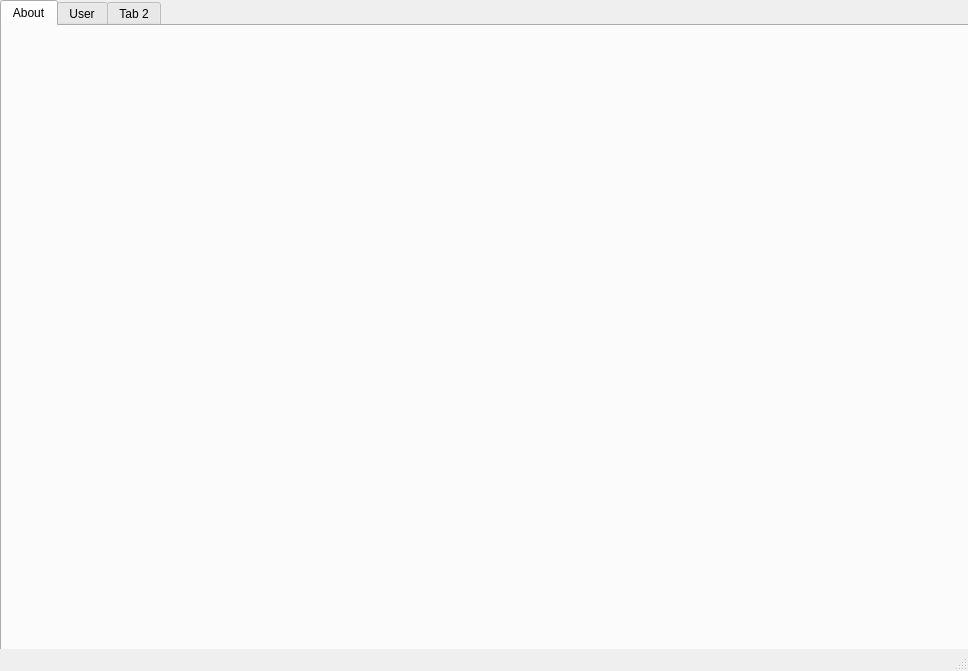
<?xml version="1.0" encoding="UTF-8"?>
<ui version="4.0">
 <class>MainWindow</class>
 <widget class="QMainWindow" name="MainWindow">
  <property name="geometry">
   <rect>
    <x>0</x>
    <y>0</y>
    <width>968</width>
    <height>671</height>
   </rect>
  </property>
  <property name="sizePolicy">
   <sizepolicy hsizetype="Fixed" vsizetype="Fixed">
    <horstretch>0</horstretch>
    <verstretch>0</verstretch>
   </sizepolicy>
  </property>
  <property name="minimumSize">
   <size>
    <width>968</width>
    <height>671</height>
   </size>
  </property>
  <property name="maximumSize">
   <size>
    <width>968</width>
    <height>671</height>
   </size>
  </property>
  <property name="windowTitle">
   <string>Dreamveil</string>
  </property>
  <property name="windowIcon">
   <iconset>
    <normaloff>:/resources/dreamveil.ico</normaloff>:/resources/dreamveil.ico</iconset>
  </property>
  <property name="autoFillBackground">
   <bool>false</bool>
  </property>
  <property name="toolButtonStyle">
   <enum>Qt::ToolButtonIconOnly</enum>
  </property>
  <property name="animated">
   <bool>false</bool>
  </property>
  <widget class="QWidget" name="centralwidget">
   <property name="sizePolicy">
    <sizepolicy hsizetype="Fixed" vsizetype="Fixed">
     <horstretch>0</horstretch>
     <verstretch>0</verstretch>
    </sizepolicy>
   </property>
   <widget class="QTabWidget" name="tabWidget">
    <property name="geometry">
     <rect>
      <x>0</x>
      <y>0</y>
      <width>971</width>
      <height>661</height>
     </rect>
    </property>
    <property name="autoFillBackground">
     <bool>true</bool>
    </property>
    <property name="currentIndex">
     <number>0</number>
    </property>
    <property name="usesScrollButtons">
     <bool>false</bool>
    </property>
    <property name="tabBarAutoHide">
     <bool>false</bool>
    </property>
    <widget class="QWidget" name="AboutTab">
     <property name="contextMenuPolicy">
      <enum>Qt::NoContextMenu</enum>
     </property>
     <property name="accessibleName">
      <string notr="true"/>
     </property>
     <attribute name="title">
      <string>About</string>
     </attribute>
     <widget class="QLabel" name="background">
      <property name="geometry">
       <rect>
        <x>0</x>
        <y>0</y>
        <width>971</width>
        <height>631</height>
       </rect>
      </property>
      <property name="text">
       <string/>
      </property>
      <property name="pixmap">
       <pixmap>:/resources/main page.png</pixmap>
      </property>
     </widget>
    </widget>
    <widget class="QWidget" name="UserTab">
     <attribute name="title">
      <string>User</string>
     </attribute>
     <widget class="QWidget" name="verticalLayoutWidget">
      <property name="geometry">
       <rect>
        <x>160</x>
        <y>80</y>
        <width>621</width>
        <height>451</height>
       </rect>
      </property>
      <property name="sizePolicy">
       <sizepolicy hsizetype="Maximum" vsizetype="Preferred">
        <horstretch>0</horstretch>
        <verstretch>0</verstretch>
       </sizepolicy>
      </property>
      <layout class="QVBoxLayout" name="verticalLayout">
       <property name="spacing">
        <number>10</number>
       </property>
       <property name="sizeConstraint">
        <enum>QLayout::SetMinAndMaxSize</enum>
       </property>
       <item>
        <widget class="QLabel" name="label">
         <property name="sizePolicy">
          <sizepolicy hsizetype="Maximum" vsizetype="Fixed">
           <horstretch>0</horstretch>
           <verstretch>0</verstretch>
          </sizepolicy>
         </property>
         <property name="font">
          <font>
           <family>Trajan Pro</family>
           <pointsize>30</pointsize>
          </font>
         </property>
         <property name="text">
          <string>&lt;html&gt;&lt;head/&gt;&lt;body&gt;&lt;p&gt;&lt;span style=&quot; color:#ffffff;&quot;&gt;Username:&lt;/span&gt;&lt;/p&gt;&lt;/body&gt;&lt;/html&gt;</string>
         </property>
         <property name="indent">
          <number>100</number>
         </property>
        </widget>
       </item>
       <item alignment="Qt::AlignHCenter">
        <widget class="QLineEdit" name="lineEdit">
         <property name="sizePolicy">
          <sizepolicy hsizetype="Fixed" vsizetype="Fixed">
           <horstretch>0</horstretch>
           <verstretch>0</verstretch>
          </sizepolicy>
         </property>
         <property name="font">
          <font>
           <family>Perpetua</family>
           <pointsize>36</pointsize>
          </font>
         </property>
         <property name="text">
          <string/>
         </property>
         <property name="alignment">
          <set>Qt::AlignLeading|Qt::AlignLeft|Qt::AlignVCenter</set>
         </property>
        </widget>
       </item>
       <item>
        <widget class="QLabel" name="label_2">
         <property name="sizePolicy">
          <sizepolicy hsizetype="Maximum" vsizetype="Fixed">
           <horstretch>0</horstretch>
           <verstretch>0</verstretch>
          </sizepolicy>
         </property>
         <property name="font">
          <font>
           <family>Trajan Pro</family>
           <pointsize>30</pointsize>
          </font>
         </property>
         <property name="text">
          <string>&lt;html&gt;&lt;head/&gt;&lt;body&gt;&lt;p&gt;&lt;span style=&quot; color:#ffffff;&quot;&gt;Password:&lt;/span&gt;&lt;/p&gt;&lt;/body&gt;&lt;/html&gt;</string>
         </property>
         <property name="indent">
          <number>100</number>
         </property>
        </widget>
       </item>
       <item alignment="Qt::AlignHCenter">
        <widget class="QLineEdit" name="lineEdit_2">
         <property name="sizePolicy">
          <sizepolicy hsizetype="Fixed" vsizetype="Fixed">
           <horstretch>0</horstretch>
           <verstretch>0</verstretch>
          </sizepolicy>
         </property>
         <property name="font">
          <font>
           <family>Perpetua</family>
           <pointsize>36</pointsize>
          </font>
         </property>
         <property name="text">
          <string/>
         </property>
         <property name="echoMode">
          <enum>QLineEdit::Password</enum>
         </property>
         <property name="alignment">
          <set>Qt::AlignLeading|Qt::AlignLeft|Qt::AlignVCenter</set>
         </property>
        </widget>
       </item>
       <item>
        <spacer name="verticalSpacer">
         <property name="orientation">
          <enum>Qt::Vertical</enum>
         </property>
         <property name="sizeType">
          <enum>QSizePolicy::Fixed</enum>
         </property>
         <property name="sizeHint" stdset="0">
          <size>
           <width>20</width>
           <height>20</height>
          </size>
         </property>
        </spacer>
       </item>
       <item alignment="Qt::AlignHCenter">
        <widget class="QPushButton" name="pushButton">
         <property name="sizePolicy">
          <sizepolicy hsizetype="Maximum" vsizetype="Fixed">
           <horstretch>0</horstretch>
           <verstretch>0</verstretch>
          </sizepolicy>
         </property>
         <property name="font">
          <font>
           <family>Trajan Pro</family>
           <pointsize>36</pointsize>
          </font>
         </property>
         <property name="layoutDirection">
          <enum>Qt::LeftToRight</enum>
         </property>
         <property name="text">
          <string>   Log in   </string>
         </property>
        </widget>
       </item>
      </layout>
     </widget>
     <widget class="QLabel" name="background_2">
      <property name="geometry">
       <rect>
        <x>0</x>
        <y>0</y>
        <width>965</width>
        <height>635</height>
       </rect>
      </property>
      <property name="text">
       <string/>
      </property>
      <property name="pixmap">
       <pixmap>:/resources/Background.png</pixmap>
      </property>
     </widget>
     <zorder>background_2</zorder>
     <zorder>verticalLayoutWidget</zorder>
    </widget>
    <widget class="QWidget" name="tab_2">
     <attribute name="title">
      <string>Tab 2</string>
     </attribute>
     <widget class="QLabel" name="background_3">
      <property name="geometry">
       <rect>
        <x>0</x>
        <y>0</y>
        <width>965</width>
        <height>635</height>
       </rect>
      </property>
      <property name="text">
       <string/>
      </property>
      <property name="pixmap">
       <pixmap>:/resources/Background.png</pixmap>
      </property>
     </widget>
    </widget>
   </widget>
  </widget>
  <widget class="QStatusBar" name="statusbar"/>
 </widget>
 <resources>
  <include location="dreamui_rsc.qrc"/>
 </resources>
 <connections/>
</ui>
